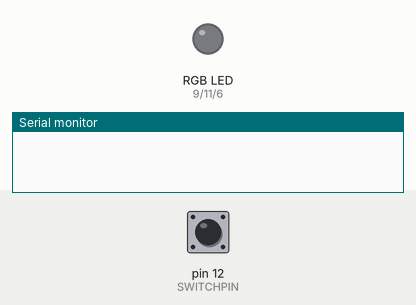
This sketch was run on a simulated Arduino Uno, built with avr-gcc and run on an emulated ATmega328P. On the bench: an RGB LED mixed from three pins (HIGH = lit), the last lines printed to the serial monitor. Inputs (shaded band) come from the test bench; at power-on: pin 12 (SWITCHPIN) LOW.

Above: at 1.2 s.
1.3 s: pin 12 (SWITCHPIN) pulled HIGH for 0.15 s
At 1.7 s:
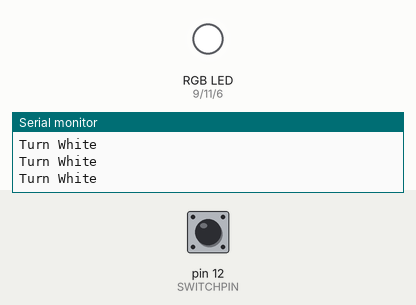
2.9 s: pin 12 (SWITCHPIN) pulled HIGH for 1 s
At 3.6 s:
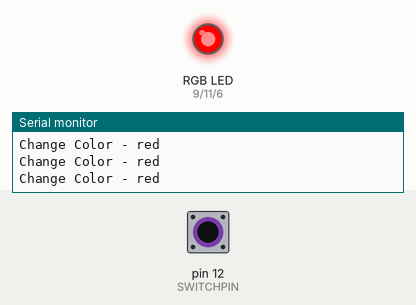
5.4 s: pin 12 (SWITCHPIN) pulled HIGH for 0.15 s
At 6.6 s:
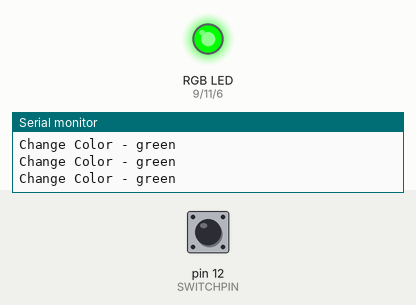
7.0 s: pin 12 (SWITCHPIN) pulled HIGH for 3.2 s
Timing chart, 0 to 23.5 s (numbered marks = the images above; inputs shaded):
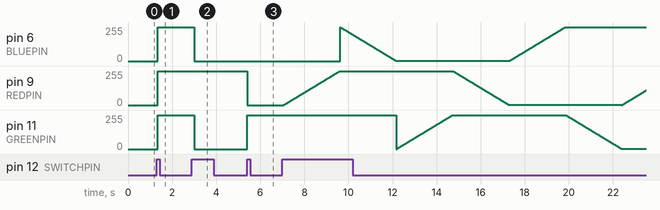

Measured:
- after the input at 1.3 s, pin 6 (BLUEPIN), pin 9 (REDPIN), pin 11 (GREENPIN): 0/255 → 255/255 after 0.05 s
- after the input at 2.9 s, pin 6 (BLUEPIN), pin 11 (GREENPIN): 255/255 → 0/255 after 0.10 s
- after the input at 5.4 s, pin 9 (REDPIN): 255/255 → 0/255 at once; pin 11 (GREENPIN): 0/255 → 255/255 at once

The sketch:

Switch_RGBTran_Case.ino
```cpp
/*
NOTE - Common Anode so 255 = "off" and 0 = "on"

HOWEVER -- when incorporating a tip120 -- 255 = "on" and 0 = "off"

1 switch
each button press - new function
  push counter == ??

1 - turn solid color (white)
2 - change color -- intense green
3 - change color -- intense purple
4 - fade
  -> fades off -- 2 sec delay + 2 loops?

  NOTE -- initial fade jumps between colors before starting actual fade

*/

#define REDPIN 9
#define GREENPIN 11
#define BLUEPIN 6

#define FADESPEED 10           // make this higher to slow down
int SWITCHPIN = 12;
int buttonPushCounter = 0;   // counter for the number of button presses
int buttonState = 0;         // current state of the button
int lastButtonState = 0;     // previous state of the button

void setup() {
  pinMode(REDPIN, OUTPUT);
  pinMode(GREENPIN, OUTPUT);
  pinMode(BLUEPIN, OUTPUT);
  pinMode(SWITCHPIN, INPUT);
  Serial.begin(9600);
}


void loop() {
  buttonState = digitalRead(SWITCHPIN);
  if (buttonState != lastButtonState) {
    if (buttonState == HIGH) {
      buttonPushCounter++;
    }
  }
    else {
    }

  lastButtonState = buttonState;

  switch (buttonPushCounter) {
    case 0:
//      Serial.println("Off until pressed");
      setColor(0, 0, 0);
      break;
    case 1:
      Serial.println("Turn White");
      setColor(255, 255, 255);
      break;
    case 2:
      Serial.println("Change Color - red");
      setColor(255, 0, 0);
      break;
    case 3:
      Serial.println("Change Color - green");
      setColor(0, 255, 0);
      break;
    case 4:
      Serial.println("Fade to off");
      fade();
      break;
    case 5:
      buttonPushCounter = 0;
      Serial.println(buttonPushCounter);
     break;
  }

  delay(150);        // delay in between reads for stability

}

void fade(){
    for (int x = 0; x < 2; x++){
      Serial.println(x);
      RGB();
    }
    Serial.println("end fade");
    for (int b = 255; b > 0; b--){
      analogWrite(BLUEPIN, b);
      delay(FADESPEED);
    }

    buttonPushCounter = 0;
}

void RGB(){

    int r, g, b;

  // fade from blue to violet -- red to violet
  Serial.println("blue to violet");
  for (r = 0; r < 256; r++) {
    analogWrite(REDPIN, r);
    delay(FADESPEED);
  }
  // fade from violet to red -- violet to green
  Serial.println("violet to red");
  for (b = 255; b > 0; b--) {
    analogWrite(BLUEPIN, b);
    delay(FADESPEED);
  }
  // fade from red to yellow
  Serial.println("red to yellow");
  for (g = 0; g < 256; g++) {
    analogWrite(GREENPIN, g);
    delay(FADESPEED);
  }
  // fade from yellow to green
  Serial.println("yellow to green");
  for (r = 255; r > 0; r--) {
    analogWrite(REDPIN, r);
    delay(FADESPEED);
  }
  // fade from green to teal
  Serial.println("green to teal");
  for (b = 0; b < 256; b++) {
    analogWrite(BLUEPIN, b);
    delay(FADESPEED);
  }
  // fade from teal to blue
  Serial.println("teal to blue");
  for (g = 255; g > 0; g--) {
    analogWrite(GREENPIN, g);
    delay(FADESPEED);
  }

}

void setColor(int red, int green, int blue)
{
  analogWrite(REDPIN, red);
  analogWrite(GREENPIN, green);
  analogWrite(BLUEPIN, blue);
}
```
